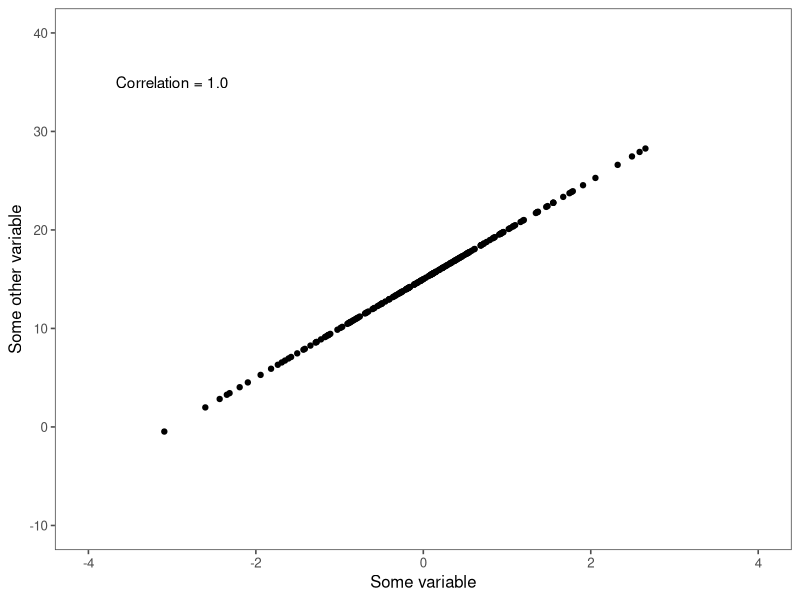
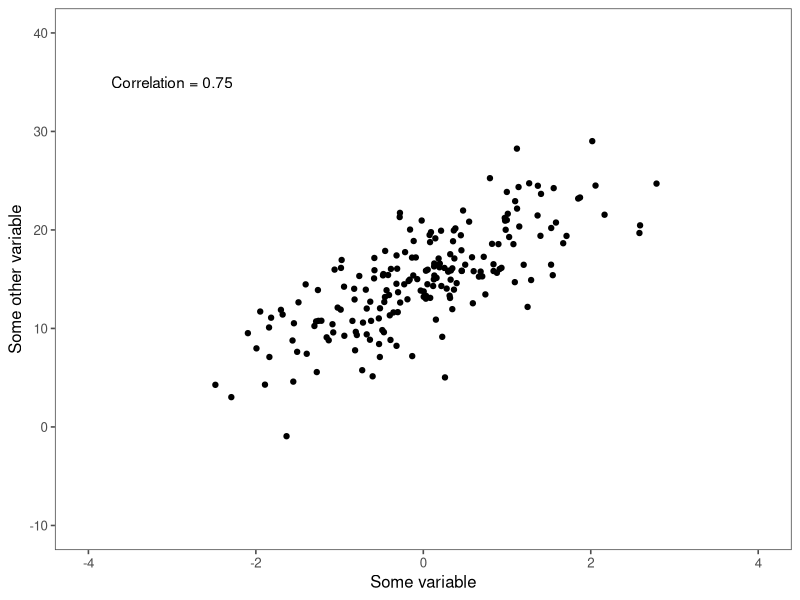
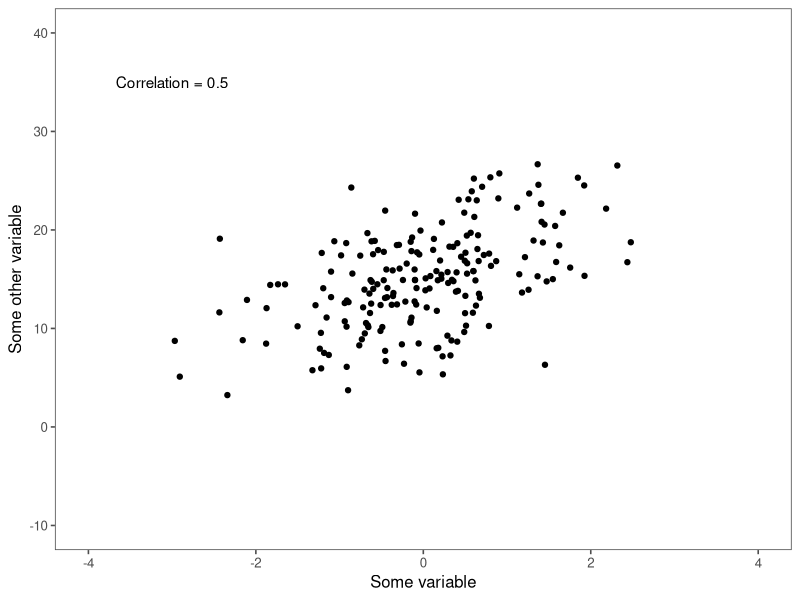
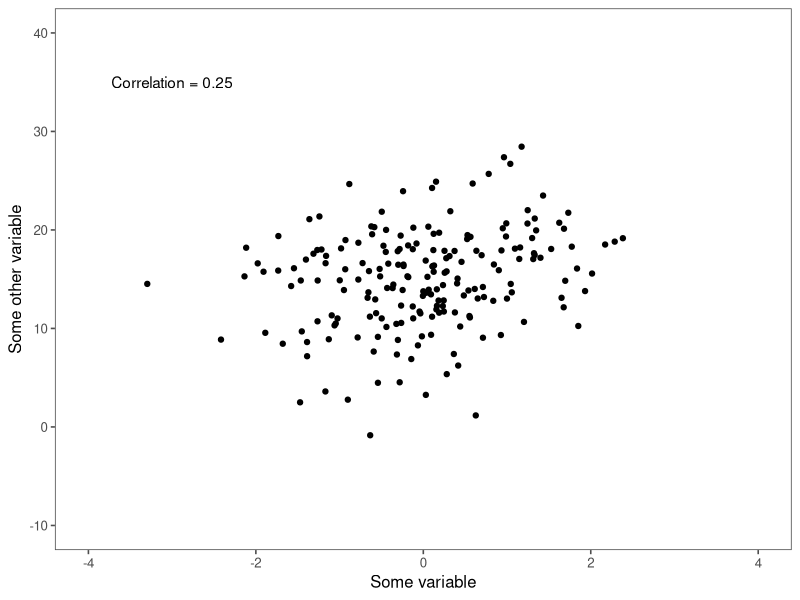
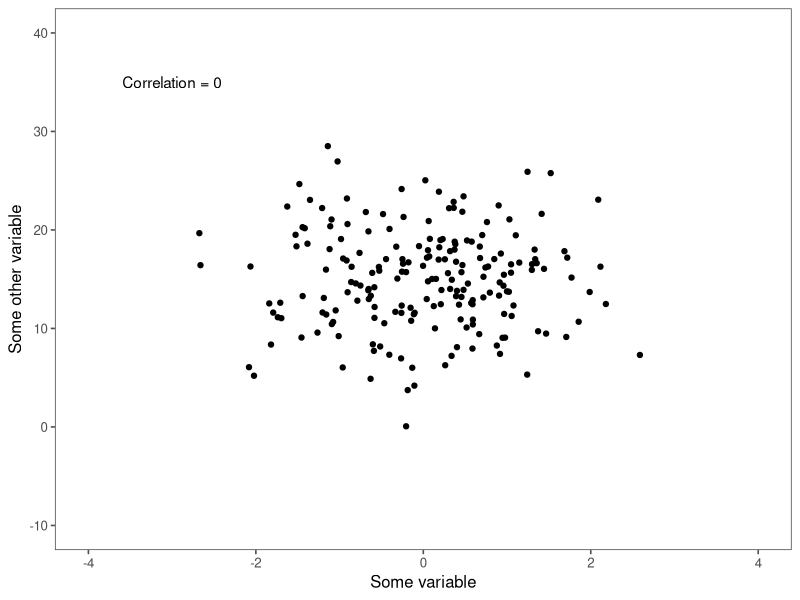
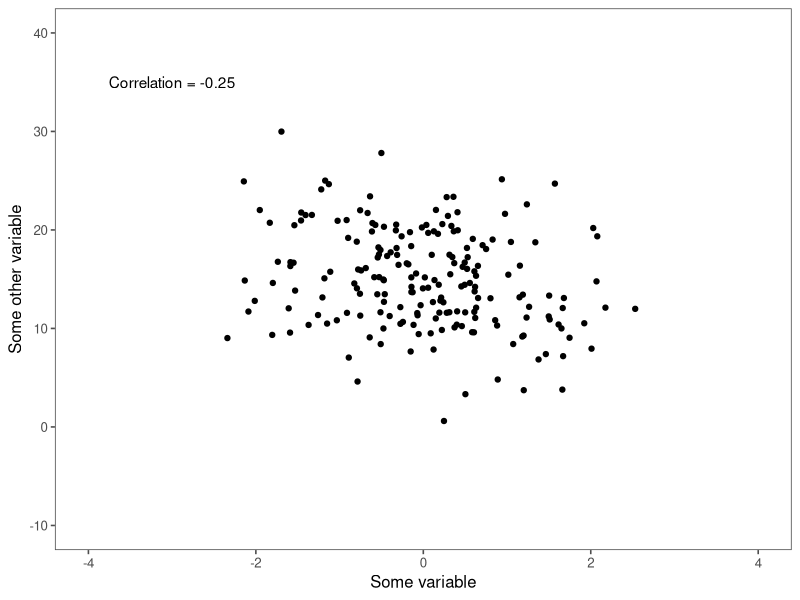
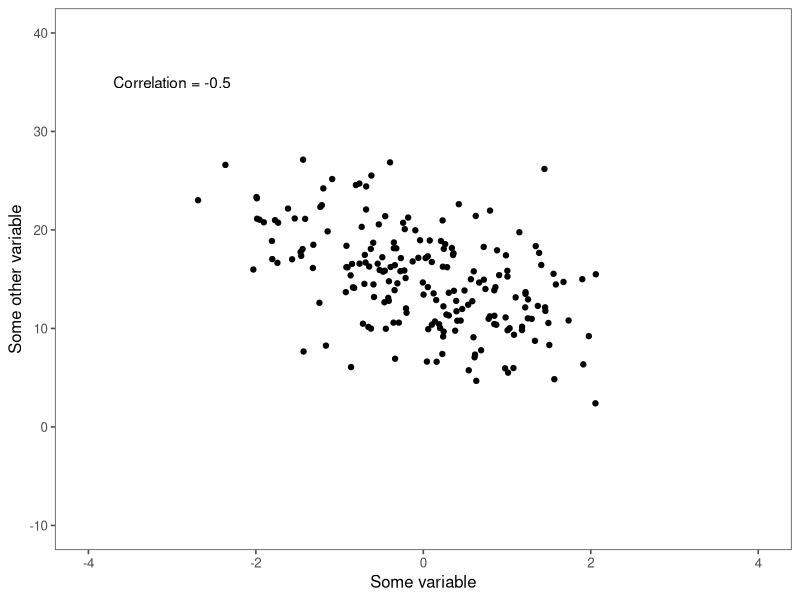
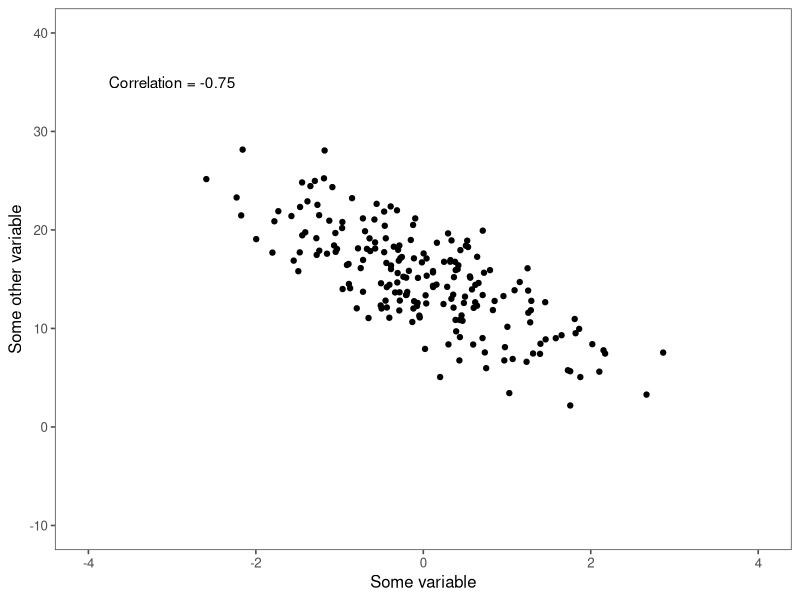

Here is the R script that generated these plots, in order:
## ---- chunk 1
knitr::opts_chunk$set(echo = TRUE)
## ---- chunk 2
library(tidyverse)
library(ggplot2)
library(MASS)
library(ggthemes)
## ---- chunk 3
samples = 200
r = 1

data_mat_1.0 <- mvrnorm(n=samples, mu=c(0, 0), 
               Sigma=matrix(c(1, r, r, 1), nrow=2), 
               empirical=TRUE)

data_1.0 <- tibble(X = data_mat_1.0[, 1],
                   Y  = (data_mat_1.0[, 2] +3)*5)

samples = 200
r = 0.75


data_mat_0.75 <- mvrnorm(n=samples, mu=c(0, 0), 
               Sigma=matrix(c(1, r, r, 1), nrow=2), 
               empirical=TRUE)

data_0.75 <- tibble(X = data_mat_0.75[, 1],
                   Y  = (data_mat_0.75[, 2] + 3)*5)

samples = 200
r = 0.5


data_mat_0.5 <- mvrnorm(n=samples, mu=c(0, 0), 
               Sigma=matrix(c(1, r, r, 1), nrow=2), 
               empirical=TRUE)

data_0.5 <- tibble(X = data_mat_0.5[, 1],
                   Y  = (data_mat_0.5[, 2] + 3)*5)

samples = 200
r = 0.25


data_mat_0.25 <- mvrnorm(n=samples, mu=c(0, 0), 
               Sigma=matrix(c(1, r, r, 1), nrow=2), 
               empirical=TRUE)

data_0.25 <- tibble(X = data_mat_0.25[, 1],
                   Y  = (data_mat_0.25[, 2] + 3)*5)

samples = 200
r = 0


data_mat_0 <- mvrnorm(n=samples, mu=c(0, 0), 
               Sigma=matrix(c(1, r, r, 1), nrow=2), 
               empirical=TRUE)

data_0 <- tibble(X = data_mat_0[, 1],
                   Y  = (data_mat_0[, 2] + 3)*5)

samples = 200
r = -0.25


data_mat_n0.25 <- mvrnorm(n=samples, mu=c(0, 0), 
               Sigma=matrix(c(1, r, r, 1), nrow=2), 
               empirical=TRUE)

data_n0.25 <- tibble(X = data_mat_n0.25[, 1],
                   Y  = (data_mat_n0.25[, 2] + 3)*5)

samples = 200
r = -0.5


data_mat_n0.5 <- mvrnorm(n=samples, mu=c(0, 0), 
               Sigma=matrix(c(1, r, r, 1), nrow=2), 
               empirical=TRUE)

data_n0.5 <- tibble(X = data_mat_n0.5[, 1],
                   Y  = (data_mat_n0.5[, 2] + 3)*5)

samples = 200
r = -0.75


data_mat_n0.75 <- mvrnorm(n=samples, mu=c(0, 0), 
               Sigma=matrix(c(1, r, r, 1), nrow=2), 
               empirical=TRUE)

data_n0.75 <- tibble(X = data_mat_n0.75[, 1],
                   Y  = (data_mat_n0.75[, 2] + 3)*5)

samples = 200
r = -1


data_mat_n1 <- mvrnorm(n=samples, mu=c(0, 0), 
               Sigma=matrix(c(1, r, r, 1), nrow=2), 
               empirical=TRUE)

data_n1 <- tibble(X = data_mat_n1[, 1],
                   Y  = (data_mat_n1[, 2] + 3)*5)
## ---- chunk 4

ggplot(data_1.0, aes(X, Y)) +
  geom_point() +
  annotate("text", x = -3, y = 35, 
           label = "Correlation = 1.0") +
  scale_x_continuous(name = "Some variable", 
                     limits = c(-4, 4)) +
  scale_y_continuous(name = "Some other variable", 
                     limits = c(-10, 40)) +
  theme_few()
## ---- chunk 5
ggplot(data_0.75, aes(X, Y)) +
  geom_point() +
  annotate("text", x = -3, y = 35, label = "Correlation = 0.75") +
  scale_x_continuous(name = "Some variable", 
                     limits = c(-4, 4)) +
  scale_y_continuous(name = "Some other variable", 
                     limits = c(-10, 40)) +
  theme_few()
## ---- chunk 6
ggplot(data_0.5, aes(X, Y)) +
  geom_point() +
  annotate("text", x = -3, y = 35, label = "Correlation = 0.5") +
  scale_x_continuous(name = "Some variable", 
                     limits = c(-4, 4)) +
  scale_y_continuous(name = "Some other variable", 
                     limits = c(-10, 40)) +
  theme_few()
## ---- chunk 7
ggplot(data_0.25, aes(X, Y)) +
  geom_point() +
  annotate("text", x = -3, y = 35, label = "Correlation = 0.25") +
    scale_x_continuous(name = "Some variable", 
                     limits = c(-4, 4)) +
  scale_y_continuous(name = "Some other variable", 
                     limits = c(-10, 40)) +
  theme_few()
## ---- chunk 8
ggplot(data_0, aes(X, Y)) +
  geom_point() +
  annotate("text", x = -3, y = 35, label = "Correlation = 0") +
    scale_x_continuous(name = "Some variable", 
                     limits = c(-4, 4)) +
  scale_y_continuous(name = "Some other variable", 
                     limits = c(-10, 40)) +
  theme_few()
## ---- chunk 9
ggplot(data_n0.25, aes(X, Y)) +
  geom_point() +
  annotate("text", x = -3, y = 35, label = "Correlation = -0.25") +
    scale_x_continuous(name = "Some variable", 
                     limits = c(-4, 4)) +
  scale_y_continuous(name = "Some other variable", 
                     limits = c(-10, 40)) +
  theme_few()
## ---- chunk 10
ggplot(data_n0.5, aes(X, Y)) +
  geom_point() +
  annotate("text", x = -3, y = 35, label = "Correlation = -0.5") +
    scale_x_continuous(name = "Some variable", 
                     limits = c(-4, 4)) +
  scale_y_continuous(name = "Some other variable", 
                     limits = c(-10, 40)) +
  theme_few()
## ---- chunk 11
ggplot(data_n0.75, aes(X, Y)) +
  geom_point() +
  annotate("text", x = -3, y = 35, label = "Correlation = -0.75") +
    scale_x_continuous(name = "Some variable", 
                     limits = c(-4, 4)) +
  scale_y_continuous(name = "Some other variable", 
                     limits = c(-10, 40)) +
  theme_few()
## ---- chunk 12
ggplot(data_n1, aes(X, Y)) +
  geom_point() +
  annotate("text", x = -3, y = 35, label = "Correlation = -1") +
    scale_x_continuous(name = "Some variable", 
                     limits = c(-4, 4)) +
  scale_y_continuous(name = "Some other variable", 
                     limits = c(-10, 40)) +
  theme_few()
## ---- chunk 13
data_trick <- tibble(X = seq(-3.5, 3.5, by = 0.1),
                     Y = X^2)

ggplot(data_trick, aes(X, Y)) +
  geom_point() +
  annotate("text", x = -3, y = 20, label = "Correlation = 0") +
    scale_x_continuous(name = "Some variable", 
                     limits = c(-4, 4)) +
  scale_y_continuous(name = "Some other variable", 
                     limits = c(-10, 25)) +
  theme_few()
## ---- chunk 14
data_trick <- tibble(X = seq(-3.5, 3.5, by = 0.1),
                     Y = X^2)

ggplot(data_trick, aes(X^2, Y)) +
  geom_point() +
  annotate("text", x = 3, y = 16, label = "Correlation = 1") +
    scale_x_continuous(name = "Some variable, squared", 
                     limits = c(0, 20)) +
  scale_y_continuous(name = "Some other variable", 
                     limits = c(0, 20)) +
  theme_few()
